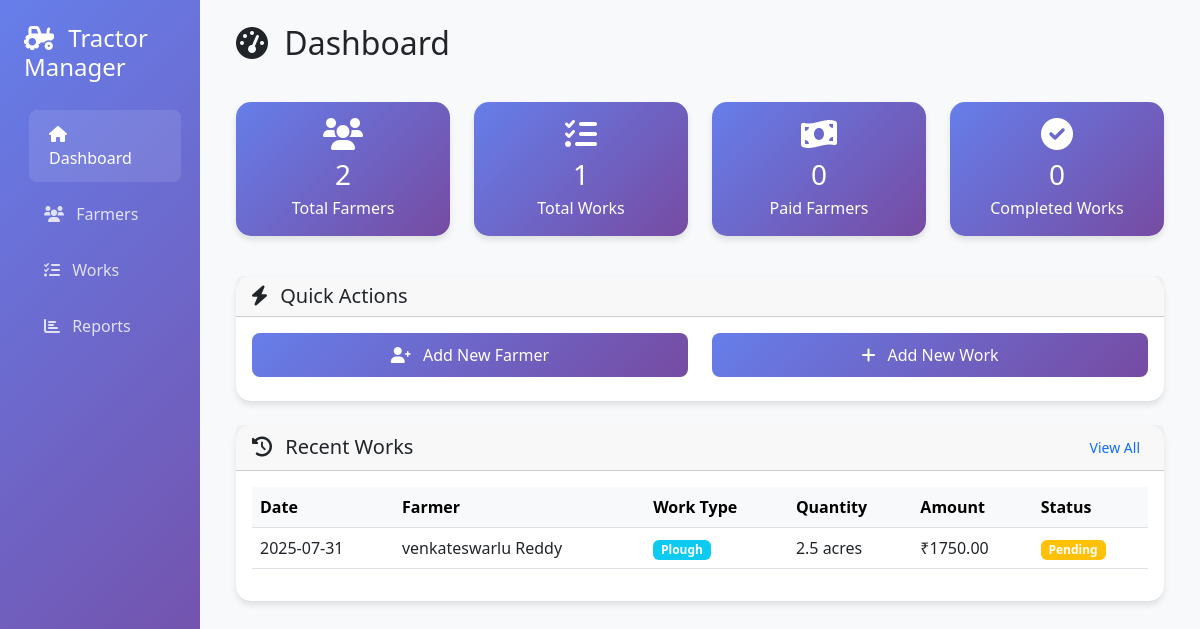
Before: / with the older database file.
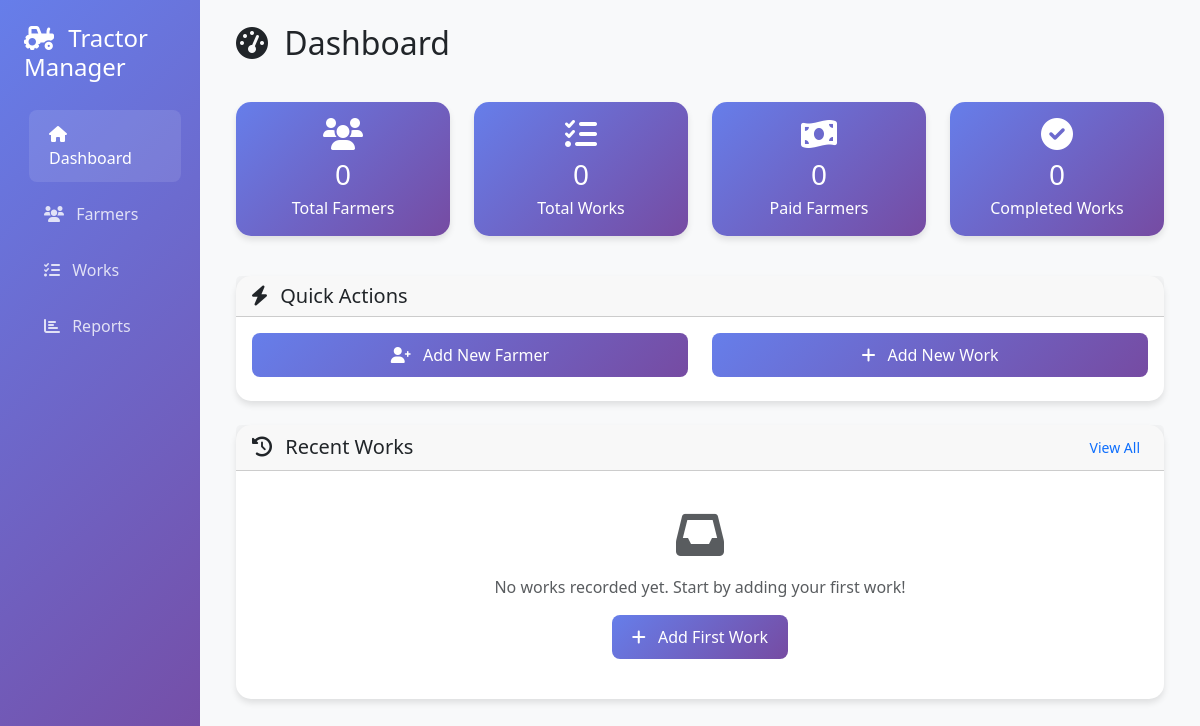
After: the same page with the newer database file.
### app.py (models this page shows)
class TractorWork(db.Model):
    id = db.Column(db.Integer, primary_key=True)
    work_type = db.Column(db.String(50), nullable=False)
    description = db.Column(db.Text, nullable=False)
    date = db.Column(db.Date, nullable=False)
    quantity = db.Column(db.Float, nullable=False)
    rate_per_unit = db.Column(db.Float, nullable=False)
    unit_type = db.Column(db.String(20), nullable=False)  # hours, trips, acres, etc.
    total_amount = db.Column(db.Float, nullable=False)
    status = db.Column(db.String(20), default='Pending')  # Pending, Completed, Paid
    farmer_id = db.Column(db.Integer, db.ForeignKey('farmer.id'), nullable=False)
    created_at = db.Column(db.DateTime, default=datetime.utcnow)

class Farmer(db.Model):
    id = db.Column(db.Integer, primary_key=True)
    name = db.Column(db.String(100), nullable=False)
    phone = db.Column(db.String(20), nullable=False)
    email = db.Column(db.String(120), unique=True, nullable=True)
    address = db.Column(db.Text, nullable=False)
    created_at = db.Column(db.DateTime, default=datetime.utcnow)
    works = db.relationship('TractorWork', backref='farmer', lazy=True)

### app.py (the view)
@app.route('/')
def index():
    total_farmers = Farmer.query.count()
    total_works = TractorWork.query.count()
    pending_works = TractorWork.query.filter_by(status='Pending').count()
    completed_works = TractorWork.query.filter_by(status='Completed').count()
    paid_farmers = db.session.query(Farmer).join(TractorWork).filter(TractorWork.status == 'Paid').distinct().count()
    recent_works = TractorWork.query.order_by(TractorWork.created_at.desc()).limit(5).all()
    return render_template('index.html',
                         total_farmers=total_farmers,
                         total_works=total_works,
                         pending_works=pending_works,
                         completed_works=completed_works,
                         paid_farmers=paid_farmers,
                         recent_works=recent_works)

### templates/index.html (shortened to what the changed rows need)
{% extends "base.html" %}
{% block content %}
<div class="row mb-4">
    <div class="col-12">
        <h2 class="mb-3">
            <i class="fas fa-tachometer-alt me-2"></i>
            Dashboard
        </h2>
    </div>
</div>
<div class="row mb-4">
    <div class="col-md-3 mb-3">
        <div class="card stats-card">
            <div class="card-body text-center">
                <i class="fas fa-users fa-2x mb-2"></i>
                <h3 class="mb-1">{{ total_farmers }}</h3>
                <p class="mb-0">Total Farmers</p>
            </div>
        </div>
    </div>
    <div class="col-md-3 mb-3">
        <div class="card stats-card">
            <div class="card-body text-center">
                <i class="fas fa-tasks fa-2x mb-2"></i>
                <h3 class="mb-1">{{ total_works }}</h3>
                <p class="mb-0">Total Works</p>
            </div>
        </div>
    </div>
</div>
<div class="row">
    <div class="col-12">
        <div class="card">
            <div class="card-body">
                {% if recent_works %}
                <div class="table-responsive">
                    <table class="table table-hover">
                        <thead class="table-light">
                            <tr>
                                <th>Date</th>
                                <th>Farmer</th>
                                <th>Work Type</th>
                                <th>Quantity</th>
                                <th>Amount</th>
                                <th>Status</th>
                            </tr>
                        </thead>
                        <tbody>
                            {% for work in recent_works %}
                            <tr>
                                <td>{{ work.date.strftime('%Y-%m-%d') }}</td>
                                <td>{{ work.farmer.name }}</td>
                                <td>
                                    <span class="badge bg-info">{{ work.work_type.title() }}</span>
                                </td>
                                <td>{{ work.quantity }} {{ work.unit_type }}</td>
                                <td>₹{{ "%.2f"|format(work.total_amount) }}</td>
                                <td>
                                    {% if work.status == 'Pending' %}
                                    <span class="badge bg-warning">Pending</span>
                                    {% elif work.status == 'Completed' %}
                                    <span class="badge bg-success">Completed</span>
                                    {% else %}
                                    <span class="badge bg-primary">Paid</span>
                                    {% endif %}
                                </td>
                            </tr>
                            {% endfor %}
                        </tbody>
                    </table>
                </div>
                {% else %}
                <div class="text-center py-4">
                    <i class="fas fa-inbox fa-3x text-muted mb-3"></i>
                    <p class="text-muted">No works recorded yet. Start by adding your first work!</p>
                    <a href="{{ url_for('add_work') }}" class="btn btn-primary">
                        <i class="fas fa-plus me-2"></i>
                        Add First Work
                    </a>
                </div>
                {% endif %}
            </div>
        </div>
    </div>
</div>
{% endblock %}

Changed rows visible on the page:
removed TractorWork: date "2025-07-31", farmer.name "venkateswarlu Reddy", work_type "Plough", quantity "2.5", unit_type "acres", total_amount "1750.00", status "Pending"
Other visible differences:
{{ total_farmers }}: "2" → "0"
{{ total_works }}: "1" → "0"
text no longer shown: "Date Farmer Work Type Quantity Amount Status"
text now shown: "No works recorded yet. Start by adding your first work! Add First Work"
